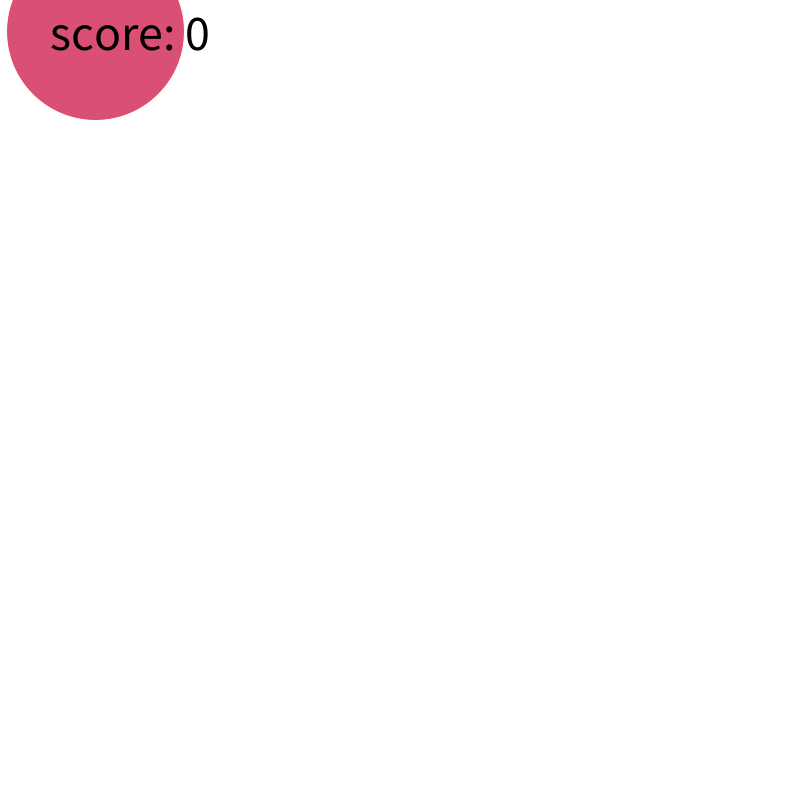
Frame 1 (no input)
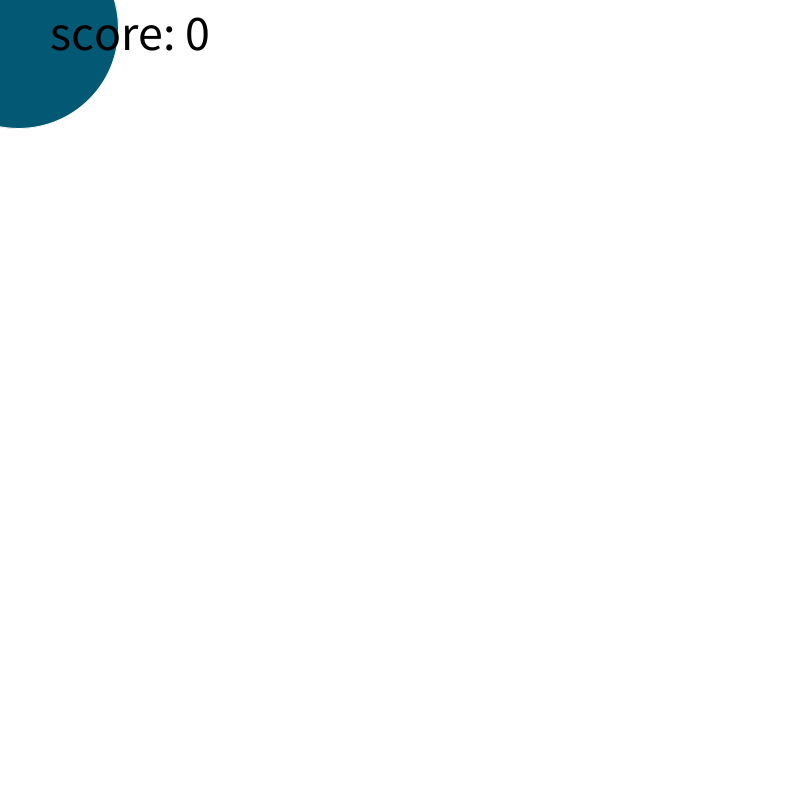
Frame 60 (the mouse pressed at the canvas centre just before this capture)
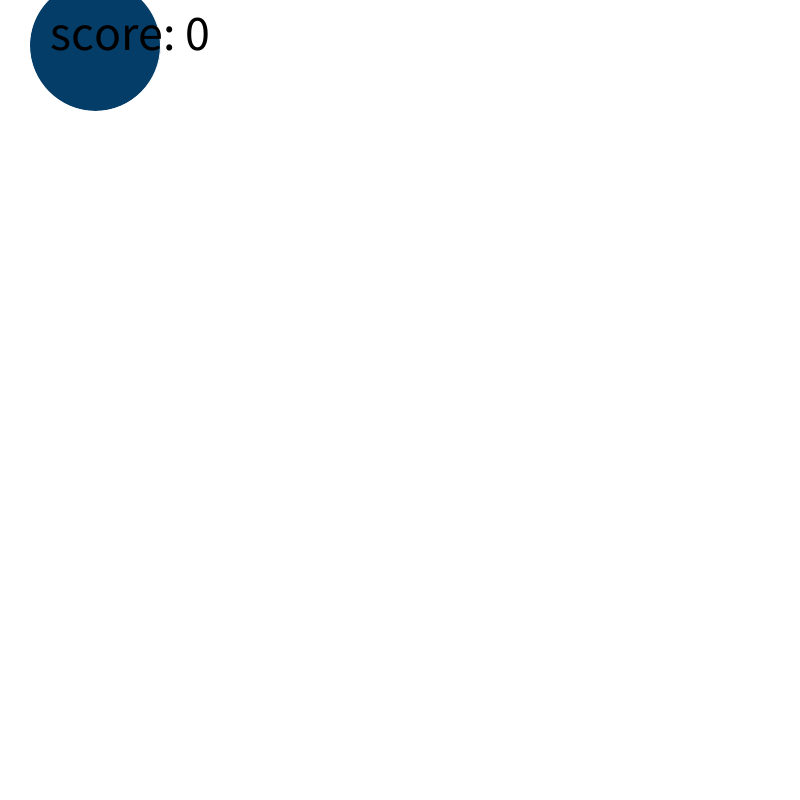
Frame 120 (the mouse held since frame 60 and released just before this capture)

The Processing sketch that drew these frames (run headless with seeded random() and noise(); from frame 60 on, the mouse is pressed at the canvas centre):

// Processing sketch: exeFormaa
// ── exeFormaa.pde
Forma f1;
int pontos;
float tempo;


void SomarPontos(Forma f)
{
  pontos += f.pontos;
}

Forma gerarForma()
{
   
Forma temp; // polimorfismo
  if(random(100) < 50)
  {
     
    temp = new Retangulo();
    temp.inicializa(random(100,400),random(100,400), color(random(255), random(255), random(255)));
  }  else
  {
    float diametro = random(100,400);
    temp = new Elipse();
    temp.inicializa(diametro, diametro, color(random(255), random(255), random(255)));
  }
     
     return temp;



}

void setup()

{
  size(800,800);

  f1 = gerarForma();
  pontos = 0;
  tempo = millis();
  
  /*e1.inicializa(200,200,color(random(255),random(255),random(255)));
  r1.inicializa(200,200,color(random(255),random(255),random(255)));
  */
  
  

}


void draw()
{
  if(f1 != null && mousePressed && f1.detecta())
  {
     SomarPontos(f1);
     f1 = null;
  
  }
  
  if (millis() - tempo >= 1000)
  {
    f1 = gerarForma();
    tempo = millis();
  }
  
  background(255);

  if(f1 != null) f1.desenha();
  
  fill(0);
  textSize(50);
  text("score: " + pontos, 50, 50);
  



}

// ── Elipse.pde
class Elipse extends Forma
{
 public void desenha()
 {
  fill(cor); 
  stroke(255);
  ellipse(x,y,largura,altura);
 
 
 
 }

   Elipse()
   {
     pontos = 1;
   
   }
   
   boolean detecta() // polimorfismo
   {
     return dist(mouseX, mouseY, x, y) < largura / 2;
   
   
   }

}

// ── Forma.pde
class Forma
{
  protected float x;
  protected float y;
  protected float largura;
  protected float altura;
  protected color cor;
  protected float pontos; // polimorfismo
  
  public void desenha()
  {
    println(x);
    println(y);
  
  
  
  }
  
  Forma()
  {
   x = random(10,100);
   y = random(10,100);
   pontos = 0;
  
  
  }
  
  public void inicializa(float largura, float altura, color cor)
  {
     this.largura = largura;
     this.altura = altura;
     this.cor = cor;
  
  
  }
 
 
    boolean detecta()
    {
       return false;
    
    }


}

// ── Retangulo.pde
class Retangulo extends Forma
{
  public void desenha()
  {
    fill(cor);
    stroke(255);
    rect(x,y,largura,altura);
  
  
  }


   Retangulo()
   {
      pontos = -1;
   
   }

   boolean detecta() // polimorfismo
   {
     boolean h, v;
     
     h = mouseX > x && mouseX < x + largura;
     v = mouseY > y && mouseY < y + altura;
     
     return h && v;
   
   }
   
}
